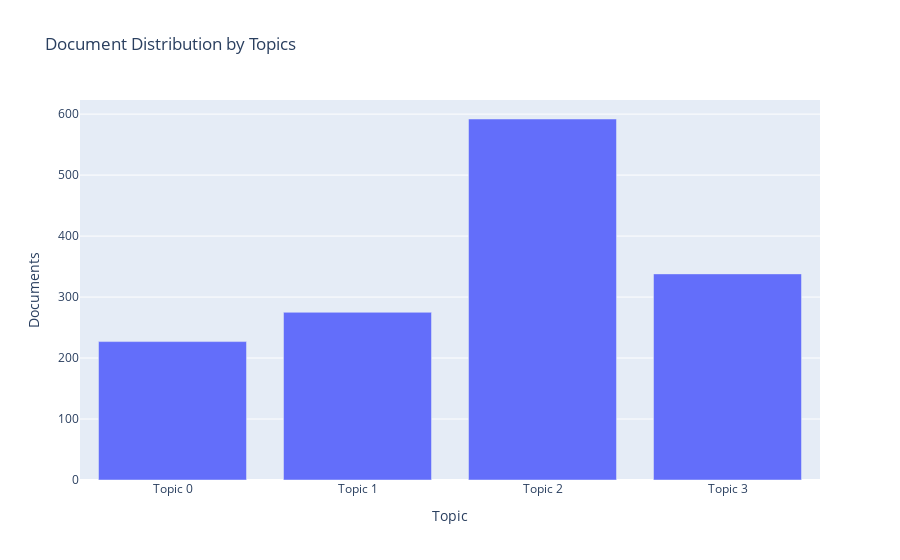

The notebook cell this image was saved under:
### Code cell
plot_model(lda, plot='topic_distribution')
plot_model(lda, plot='topic_model')

### Figure 1 — Plotly figure (JSON) as saved in the notebook; plotly's stock layout.template omitted (floating-point values rounded to 4 significant figures)
{"data": [{"alignmentgroup": "True", "customdata": [["road, accident, live, claim, lose, report, eid, victim, factory, murder"], ["dead, death, accident, collision, body, hit, year, kill, eid, road"], ["accident, kill, road, injure, dhaka, bangladesh, least, driver, die, amend"], ["crash, kill, road, people, day, die, injure, car, decision, taskforce"]], "hovertemplate": "Topic=%{x}<br>Documents=%{y}<br>Keyword=%{customdata[0]}<extra></extra>", "legendgroup": "", "marker": {"color": "#636efa", "pattern": {"shape": ""}}, "name": "", "offsetgroup": "", "orientation": "v", "showlegend": false, "textposition": "auto", "type": "bar", "x": ["Topic 0", "Topic 1", "Topic 2", "Topic 3"], "xaxis": "x", "y": [227, 275, 592, 338], "yaxis": "y"}], "layout": {"barmode": "relative", "legend": {"tracegroupgap": 0}, "title": {"text": "Document Distribution by Topics"}, "xaxis": {"anchor": "y", "domain": [0, 1], "title": {"text": "Topic"}, "type": "category", "range": [-0.5, 3.5], "autorange": true}, "yaxis": {"anchor": "x", "domain": [0, 1], "title": {"text": "Documents"}, "type": "linear", "range": [0, 623.2], "autorange": true}, "autosize": true}}
